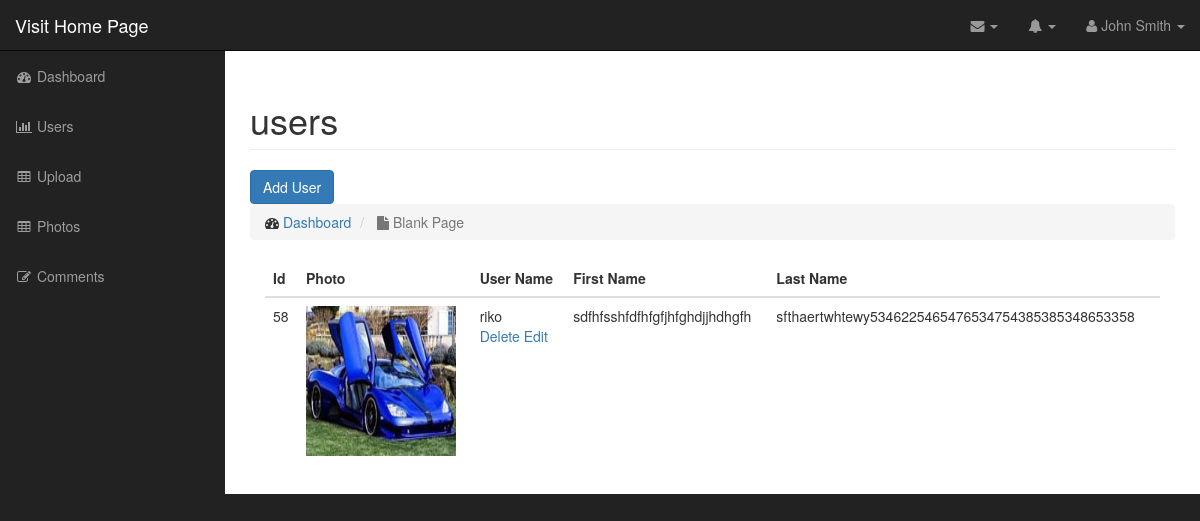
Screenshot of /admin/users.php (signed in) with the database file from the repository.
### tables this page shows
CREATE TABLE `users` (
  `id` int(11) NOT NULL,
  `username` varchar(255) NOT NULL,
  `password` varchar(255) NOT NULL,
  `first_name` varchar(255) NOT NULL,
  `last_name` varchar(255) NOT NULL,
  `userImage` varchar(255) NOT NULL
);

### admin/includes/functions.php (called while the page is built, shortened)
<?php
    function classAutoLoader($class){
        $class = strtolower($class);
        $thePath = "includes/classes/{$class}.php";
    }

### admin/includes/classes/database.php (called while the page is built, shortened)
<?php
class Database{
    public $connection;
    public function openDbConnection(){
         $this->connection = new mysqli(DB_HOST,DB_USER,BD_PASS,DB_NAME);
    }
    public function query($sql){
        $result = $this->connection->query($sql);
        return $this->confirmQuery($result);
    }
    private function confirmQuery($result){
        return $result;
    }
}
$database = new Database();

### admin/includes/classes/dbClass.php (called while the page is built, shortened)
<?php
class DbClass
{   public $customErrors = array();
    public static function findAll(){
        return static::doTheQuery("SELECT * FROM " .static::$dbTable. " ");
    }
    public static function doTheQuery($sql){
        global $database;
        $object = array();
        $query = $database->query($sql);
        while($row = mysqli_fetch_array($query) ){
            $object[] = static::instantiation($row);
        }
        return $object;
    }
    private static function instantiation($result){
        $object = new $calledClass;
        foreach ($result as $property => $value) {
            if ($object->hasTheProperty($property)) {
                $object->$property = $value;
            }
        }
        return $object;
    }
    private function hasTheProperty($property){
        $objectProperties = get_object_vars($this);
        return array_key_exists($property,$objectProperties);
    }
}

### admin/includes/classes/user.php (called while the page is built, shortened)
<?php
class User extends DbClass
{
    public $userImage;
    public $placeHolder = "https://via.placeholder.com/150";
    public $uploadedFile = "images/user";
    public function imagePath(){
        return empty($this->userImage) ? $this->placeHolder : $this->uploadedFile.DS.$this->userImage;
    }
}

### admin/users.php (the view, shortened to what this page needs)
<?php include("includes/header.php"); ?>
<?php $users =  user::findAll(); ?>
<nav class="navbar navbar-inverse navbar-fixed-top" role="navigation">
    <?php include("includes/top_nav.php"); ?>
    <?php include("includes/side_nav.php"); ?>
</nav>
<div id="page-wrapper">
    <div class="container-fluid">
        <div class="row">
            <div class="col-lg-12">
                <h1 class="page-header">
                    users
                </h1>
                <a href="addUser.php" class="btn btn-primary" >Add User</a>
                <ol class="breadcrumb">
                    <li>
                        <i class="fa fa-dashboard"></i>  <a href="index.php">Dashboard</a>
                    </li>
                    <li class="active">
                        <i class="fa fa-file"></i> Blank Page
                    </li>
                </ol>
                <div class="col-md-12">
                    <table class="table table-hover">
                        <thead>
                        <tr>
                            <th>Id</th>
                            <th>Photo</th>
                            <th>User Name</th>
                            <th>First Name</th>
                            <th>Last Name</th>
                        </tr>
                        </thead>
                        <tbody>
                        <?php foreach ($users as $user) : ?>
                            <tr>
                                <td><?php echo $user->id; ?></td>
                                <td><img class="admin-user-thumbnail" src="<?php echo $user->imagePath() ?>" width="150" height="150" alt=""></td>
                                <td><?php echo $user->username; ?>
                                    <div class="action-links">
                                        <a href="deleteUser.php?id=<?php echo $user->id; ?>">Delete</a>
                                        <a href="editUser.php?id=<?php echo $user->id; ?>">Edit</a>
                                    </div>
                                </td>
                                <td><?php echo $user->first_name; ?></td>
                                <td><?php echo $user->last_name; ?></td>
                            </tr>
                        <?php endforeach; ?>
                        </tbody>
                    </table>
                </div>
            </div>
        </div>
    </div>
</div>
<?php include("includes/footer.php"); ?>

### admin/css/sb-admin.css (style rules this page uses)
body { margin-top: 100px; background-color: #222; }
@media (min-width:768px) { body { margin-top: 50px; } }
#page-wrapper { width: 100%; padding: 0; background-color: #fff; }
@media (min-width:768px) { #page-wrapper { padding: 10px; } }

### rows the page displays
users: id "58", userImage (picture), username "riko", first_name "sdfhfsshfdfhfgfjhfghdjjhdhgfh", last_name "sfthaertwhtewy5346225465476534754385385348653358"
